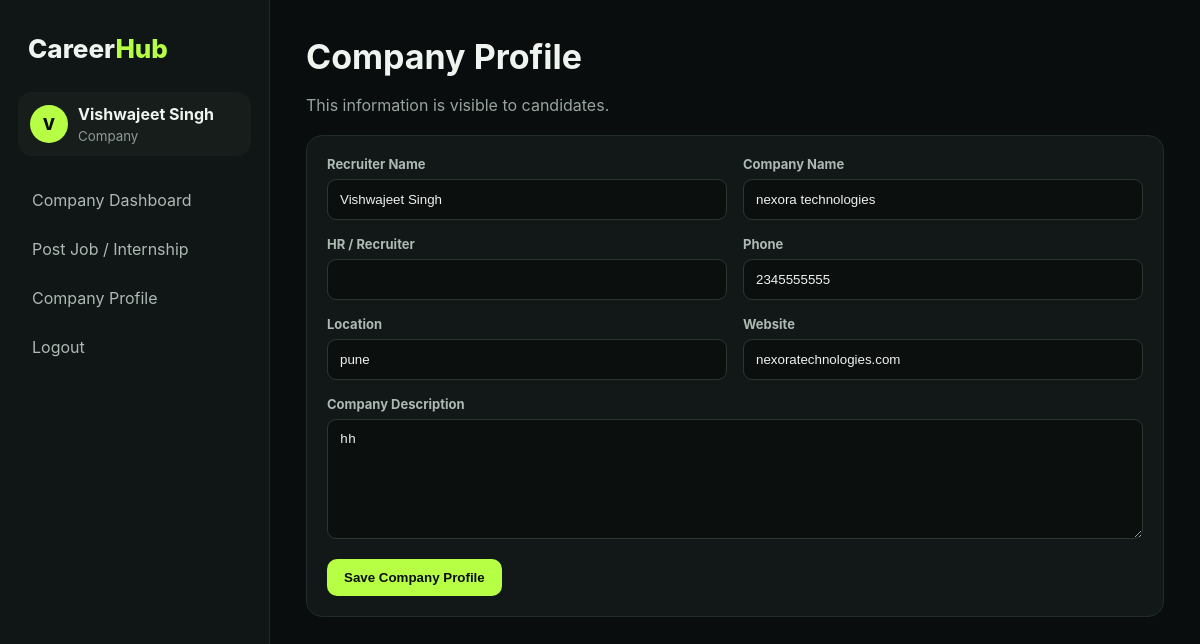
Screenshot of /company/profile (signed in) with the database file from the repository.
### app.py (models this page shows)
class User(db.Model):
    id = db.Column(db.Integer, primary_key=True)
    name = db.Column(db.String(120), nullable=False)
    email = db.Column(db.String(160), unique=True, nullable=False)
    password = db.Column(db.String(255), nullable=False)
    role = db.Column(db.String(30), default='student')
    phone = db.Column(db.String(30), default='')
    location = db.Column(db.String(160), default='')
    education = db.Column(db.String(250), default='')
    skills = db.Column(db.String(1000), default='')
    bio = db.Column(db.Text, default='')
    linkedin = db.Column(db.String(300), default='')
    github = db.Column(db.String(300), default='')
    resume = db.Column(db.String(300), default='')
    company_name = db.Column(db.String(180), default='')
    company_description = db.Column(db.Text, default='')
    website = db.Column(db.String(300), default='')
    company_location = db.Column(db.String(160), default='')
    recruiter_name = db.Column(db.String(120), default='')

### app.py (the view, shortened to what this page needs)
@app.route('/company/profile', methods=['GET','POST'])
def company_profile():
    if not login_required('company'): return redirect(url_for('index'))
    u=current_user()
    return render_template('company_profile.html',company=u)

### app.py (called while the page is built)
def current_user():
    return db.session.get(User, session['user_id']) if session.get('user_id') else None

def login_required(role=None):
    if not session.get('user_id'):
        return False
    return role is None or session.get('role') == role

@app.context_processor
def inject():
    u = current_user()
    data = {'current_user': u, 'application_count': 0, 'job_count': Job.query.count()}
    if u and u.role == 'student':
        data['application_count'] = Application.query.filter_by(student_id=u.id).count()
    return data

### templates/company_profile.html
{% extends 'base.html' %}
{% block content %}
<div class="top">
    <div>
        <h1>
            Company Profile
        </h1>
        <p>
            This information is visible to candidates.
        </p>
    </div>
</div>
<form
    class="panel"
    method="post"
>
    <div class="grid2">
        <div>
            <label>
                Recruiter Name
            </label>
            <input
                type="text"
                name="name"
                value="{{ company.name }}"
            >
        </div>
        <div>
            <label>
                Company Name
            </label>
            <input
                type="text"
                name="company_name"
                value="{{ company.company_name }}"
                required
            >
        </div>
        <div>
            <label>
                HR / Recruiter
            </label>
            <input
                type="text"
                name="recruiter_name"
                value="{{ company.recruiter_name }}"
            >
        </div>
        <div>
            <label>
                Phone
            </label>
            <input
                type="tel"
                name="phone"
                value="{{ company.phone }}"
            >
        </div>
        <div>
            <label>
                Location
            </label>
            <input
                type="text"
                name="company_location"
                value="{{ company.company_location }}"
            >
        </div>
        <div>
            <label>
                Website
            </label>
            <input
                type="url"
                name="website"
                value="{{ company.website }}"
                placeholder="https://example.com"
            >
        </div>
    </div>
    <label>
        Company Description
    </label>
    <textarea
        name="company_description"
        placeholder="Tell candidates about your company..."
    >{{ company.company_description }}</textarea>
    <button
        type="submit"
        class="btn"
    >
        Save Company Profile
    </button>
</form>
{% endblock %}

### templates/base.html (shortened to what this page needs)
<!doctype html>
<html>
<head>
    <link
        rel="stylesheet"
        href="{{ url_for('static', filename='css/style.css') }}"
    >
</head>
<body class="{{ 'auth-page' if not session.get('user_id') else 'app-page' }}">
<div class="layout">
    <aside class="sidebar">
        <div class="brand">
            Career<span>Hub</span>
        </div>
        {% if session.get('user_id') %}
        <div class="user-mini">
            <div class="avatar">
                {{ session.get('name', 'U')[0] | upper }}
            </div>
            <div>
                <b>
                    {{ session.get('name') }}
                </b>
                <small>
                    {{ session.get('role') | title }}
                </small>
            </div>
        </div>
        <nav>
            {% if session.get('role') == 'student' %}
                <a href="{{ url_for('dashboard') }}">
                    Dashboard
                </a>
                <a href="{{ url_for('jobs') }}">
                    Jobs & Internships
                </a>
                <a href="{{ url_for('applications') }}">
                    My Applications
                </a>
                <a href="{{ url_for('profile') }}">
                    My Profile & Resume
                </a>
            {% elif session.get('role') == 'company' %}
                <a href="{{ url_for('company_dashboard') }}">
                    Company Dashboard
                </a>
                <a href="{{ url_for('company_add_job') }}">
                    Post Job / Internship
                </a>
                <a href="{{ url_for('company_profile') }}">
                    Company Profile
                </a>
            {% endif %}
            <a href="{{ url_for('logout') }}">
                Logout
            </a>
        </nav>
        {% endif %}
    </aside>
    <main class="main">
        {% block content %}
        {% endblock %}
    </main>
</div>
</body>
</html>

### static/css/style.css (style rules this page uses)
* { box-sizing: border-box; }
html, body { margin: 0; min-height: 100%; overflow-x: hidden; }
body { background: #0a0d0d; color: #eef4ef; font-family: Inter, Arial, sans-serif; }
.layout { display: flex; min-height: 100vh; width: 100%; }
.sidebar { width: 270px; min-width: 270px; background: #101515; border-right: 1px solid #202827; padding: 25px 18px; position: fixed; top: 0; left: 0; bottom: 0; z-index: 1000; overflow-y: auto; }
.brand { font-size: 26px; font-weight: 800; padding: 8px 10px 28px; }
.brand span { color: #b7ff45; }
.user-mini { display: flex; gap: 10px; align-items: center; background: #171d1b; border-radius: 14px; padding: 12px; margin-bottom: 22px; }
.avatar { width: 38px; height: 38px; border-radius: 50%; display: grid; place-items: center; background: #b7ff45; color: #0a0d0d; font-weight: 800; }
.user-mini small, .candidate small, .row small { display: block; color: #8e9a95; margin-top: 4px; }
nav a { display: block; padding: 12px 14px; color: #aeb9b4; text-decoration: none; border-radius: 10px; margin: 5px 0; }
.main { margin-left: 270px; width: calc(100% - 270px); min-width: 0; padding: 36px; max-width: none; overflow-x: hidden; }
h1 { font-size: 34px; margin: 0 0 8px; }
p { color: #98a49f; line-height: 1.6; }
.top, .section-head { display: flex; justify-content: space-between; align-items: center; gap: 20px; }
.btn { display: inline-block; border: 0; background: #b7ff45; color: #0a0d0d; padding: 11px 17px; border-radius: 10px; font-weight: 800; text-decoration: none; cursor: pointer; }
.job-card, .panel, .detail > div, .application, .applicant, .empty { background: #111817; border: 1px solid #222c28; border-radius: 16px; padding: 20px; }
input, select, textarea { width: 100%; background: #0b100f; color: #edf3ef; border: 1px solid #2b3631; border-radius: 9px; padding: 12px; margin: 7px 0 16px; outline: none; }
textarea { min-height: 120px; resize: vertical; }
label { display: block; color: #aeb9b4; font-size: 13px; font-weight: 700; }
.grid2 { display: grid; grid-template-columns: 1fr 1fr; gap: 0 16px; }
.center a, .back, a { color: #b7ff45; }
.admin-section-grid > *, .admin-table-wrap, .panel, .job-card, .detail > div { min-width: 0; }

### rows the page displays
User: get "Vishwajeet Singh", get "Company", name "Vishwajeet Singh", company_name "nexora technologies", phone "2345555555", company_location "pune", website "nexoratechnologies.com", company_description "hh"

### other values shown
{{ session.get('name', 'U')[0] | upper }} "V"
